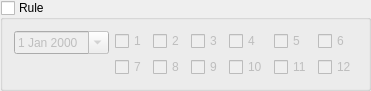
<?xml version="1.0" encoding="UTF-8"?>
<ui version="4.0">
 <class>ItemDualPhaseView</class>
 <widget class="QGroupBox" name="ItemDualPhaseView">
  <property name="geometry">
   <rect>
    <x>0</x>
    <y>0</y>
    <width>343</width>
    <height>79</height>
   </rect>
  </property>
  <property name="windowTitle">
   <string>GroupBox</string>
  </property>
  <property name="title">
   <string>Rule</string>
  </property>
  <property name="checkable">
   <bool>true</bool>
  </property>
  <property name="checked">
   <bool>false</bool>
  </property>
  <layout class="QFormLayout" name="formLayout">
   <item row="0" column="0">
    <widget class="QDateEdit" name="dateEdit">
     <property name="toolTip">
      <string>Effective Date</string>
     </property>
     <property name="calendarPopup">
      <bool>true</bool>
     </property>
    </widget>
   </item>
   <item row="0" column="1">
    <layout class="QGridLayout" name="gridLayout">
     <item row="0" column="0">
      <widget class="QCheckBox" name="m1CheckBox">
       <property name="text">
        <string>1</string>
       </property>
      </widget>
     </item>
     <item row="0" column="1">
      <widget class="QCheckBox" name="m2CheckBox">
       <property name="text">
        <string>2</string>
       </property>
      </widget>
     </item>
     <item row="0" column="2">
      <widget class="QCheckBox" name="m3CheckBox">
       <property name="text">
        <string>3</string>
       </property>
      </widget>
     </item>
     <item row="0" column="3">
      <widget class="QCheckBox" name="m4CheckBox">
       <property name="text">
        <string>4</string>
       </property>
      </widget>
     </item>
     <item row="0" column="4">
      <widget class="QCheckBox" name="m5CheckBox">
       <property name="text">
        <string>5</string>
       </property>
      </widget>
     </item>
     <item row="0" column="5">
      <widget class="QCheckBox" name="m6CheckBox">
       <property name="text">
        <string>6</string>
       </property>
      </widget>
     </item>
     <item row="1" column="0">
      <widget class="QCheckBox" name="m7CheckBox">
       <property name="text">
        <string>7</string>
       </property>
      </widget>
     </item>
     <item row="1" column="1">
      <widget class="QCheckBox" name="m8CheckBox">
       <property name="text">
        <string>8</string>
       </property>
      </widget>
     </item>
     <item row="1" column="2">
      <widget class="QCheckBox" name="m9CheckBox">
       <property name="text">
        <string>9</string>
       </property>
      </widget>
     </item>
     <item row="1" column="3">
      <widget class="QCheckBox" name="m10CheckBox">
       <property name="text">
        <string>10</string>
       </property>
      </widget>
     </item>
     <item row="1" column="4">
      <widget class="QCheckBox" name="m11CheckBox">
       <property name="text">
        <string>11</string>
       </property>
      </widget>
     </item>
     <item row="1" column="5">
      <widget class="QCheckBox" name="m12CheckBox">
       <property name="text">
        <string>12</string>
       </property>
      </widget>
     </item>
    </layout>
   </item>
  </layout>
 </widget>
 <resources/>
 <connections/>
</ui>
